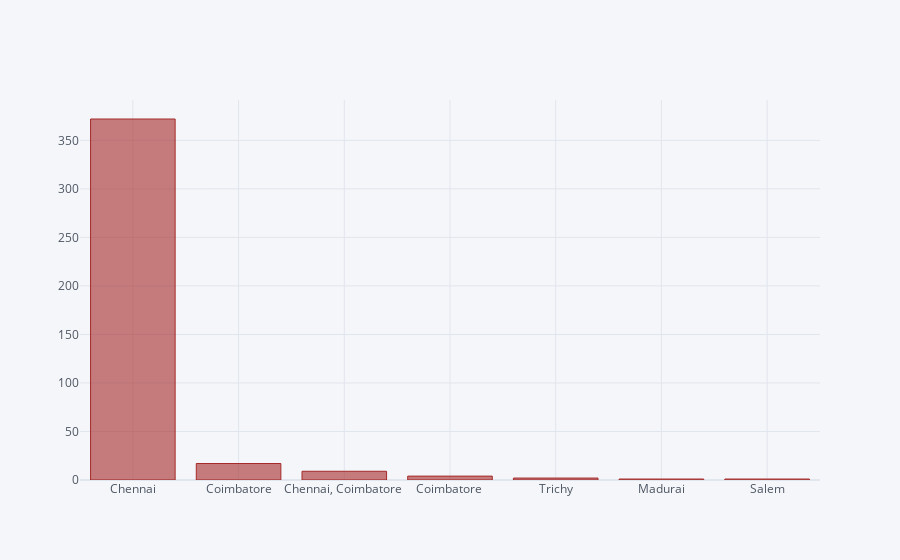

Notebook source saved alongside this figure:
### Code cell
df['Location'].value_counts()[0:7].iplot(kind='bar',colors='brown')

### Figure 1 — Plotly figure (JSON) as saved in the notebook; plotly's stock layout.template omitted (floating-point values rounded to 4 significant figures)
{"data": [{"marker": {"color": "rgba(165, 42, 42, 0.6)", "line": {"color": "rgba(165, 42, 42, 1.0)", "width": 1}}, "name": "Location", "orientation": "v", "text": "", "type": "bar", "x": ["Chennai", "Coimbatore", "Chennai, Coimbatore ", "Coimbatore ", "Trichy", "Madurai", "Salem"], "y": [372, 17, 9, 4, 2, 1, 1]}], "layout": {"legend": {"bgcolor": "#F5F6F9", "font": {"color": "#4D5663"}}, "paper_bgcolor": "#F5F6F9", "plot_bgcolor": "#F5F6F9", "title": {"font": {"color": "#4D5663"}}, "xaxis": {"gridcolor": "#E1E5ED", "showgrid": true, "tickfont": {"color": "#4D5663"}, "title": {"font": {"color": "#4D5663"}, "text": ""}, "zerolinecolor": "#E1E5ED"}, "yaxis": {"gridcolor": "#E1E5ED", "showgrid": true, "tickfont": {"color": "#4D5663"}, "title": {"font": {"color": "#4D5663"}, "text": ""}, "zerolinecolor": "#E1E5ED"}}}
